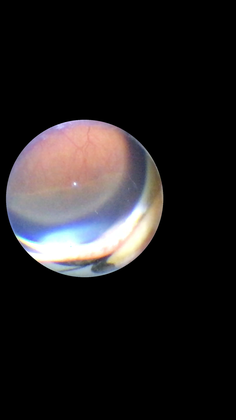
%> input picture IMG_0349_proc.png, 236 x 420 px, shrunk from 1242 x 2208 before the run
$ octave Acondicionamiento.m   (GNU Octave 9; MATLAB toolbox functions it lacks are replaced by stand-ins)
%> lines starting %> are read from the running program, lines starting %| are printed output that depends on the picture; in (x1, y1, x2, y2) boxes, pixels count from 0 and x2, y2 are one past the last pixel; in counts of white or black regions, pixels touching at a corner belong together; the program's own positions count from 1
### detectar_color.m
function [imagen] = detectar_color(original,nivel_gris)
    imagen  =  original;
    for i=1:size(imagen,1)
        for j=1:size(imagen,2)
            r = original(i,j,1);
            g = original(i,j,2);
            b = original(i,j,3);
            marg = 1;
            if (not(r<nivel_gris && r-marg<g<r+marg && r-marg<b<r+marg))
                imagen(i,j,1) = 255;
                imagen(i,j,2) = 255;
                imagen(i,j,3) = 255;
            end
        end
    end

### Acondicionamiento.m
%% === Carga del archivo
%
clc; clear all; close all;
% Cuadro de di醠ogo para abrir archivos, guarda nombre de archivo y direcci髇
[filename,pathname,~] = uigetfile('.png');
%> the answer given: IMG_0349_proc.png

% Concatena direcci髇 y nombre de archivo
file_datos = strcat(pathname,filename);

% === Imagen en RGB y en escala de grises
rgb = imread(file_datos);
%> rgb is the input picture: size 420x236x3 uint8; mean R, G, B 34.5, 31.5, 32.5
gray_image = rgb2gray(rgb);
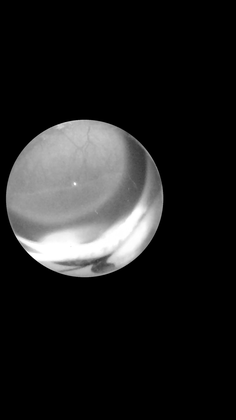
%> gray_image: size 420x236 uint8; min 0, max 255, mean 32.5
modif = detectar_color(rgb,70);
%> after the loop in detectar_color, `for i=1:size(imagen,1)`:
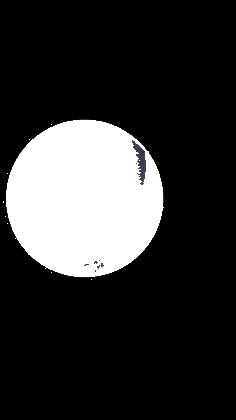
%> imagen: size 420x236x3 uint8; 18.69% of pixels changed, all inside (x1, y1, x2, y2) = (3, 120, 164, 280)

figure('Name','Imagen original')
imshow(rgb);

PSF = fspecial('gaussian',7,7);
figure('Name','Imagen deconv')

iter = 10;
luc1 = deconvlucy(rgb,PSF,iter);
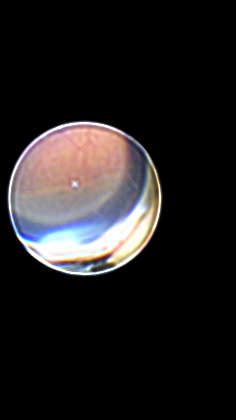
%> luc1: size 420x236x3 uint8; mean R, G, B 33.8, 30.9, 31.8
imshow(luc1)

$ run again, on IMG_1480_proc.png
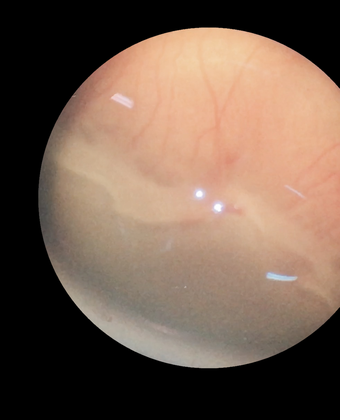
%> input picture IMG_1480_proc.png, 340 x 420 px, shrunk from 981 x 1213 before the run
%> rgb is the input picture: size 420x340x3 uint8; mean R, G, B 115.5, 93.6, 79
%> after the loop in detectar_color, `for i=1:size(imagen,1)`:
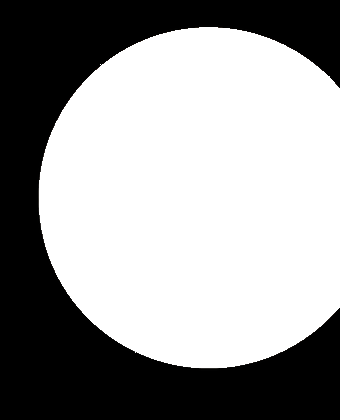
%> imagen: size 420x340x3 uint8; mean R, G, B 152.8, 152.8, 152.8
%> `luc1 = deconvlucy(rgb,PSF,iter);`:
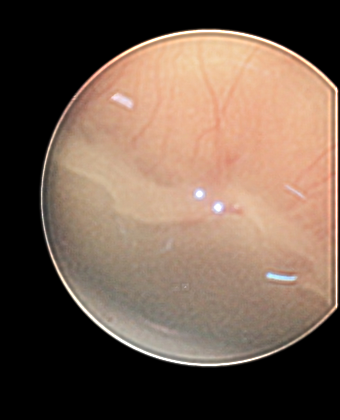
%> luc1: size 420x340x3 uint8; mean R, G, B 114.1, 93, 78.6

$ run again, on IMG_6147_proc.png
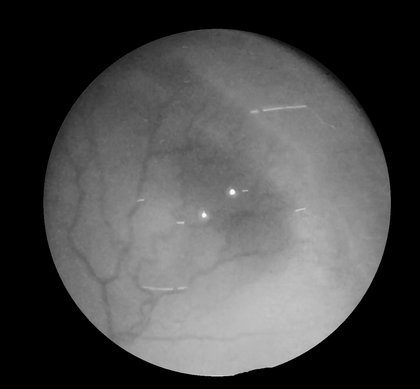
%> input picture IMG_6147_proc.png, 420 x 389 px, shrunk from 1242 x 1150 before the run
%> rgb is the input picture: size 389x420x3 uint8; min 0, max 254, mean 74.8
%> after the loop in detectar_color, `for i=1:size(imagen,1)`:
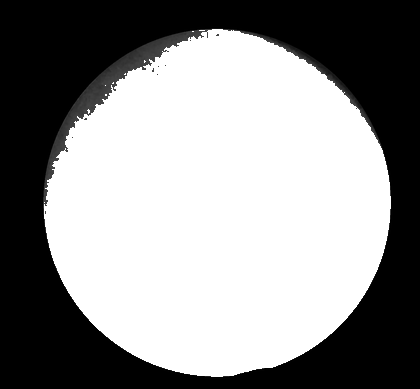
%> imagen: size 389x420x3 uint8; min 0, max 255, mean 142.9
%> `luc1 = deconvlucy(rgb,PSF,iter);`:
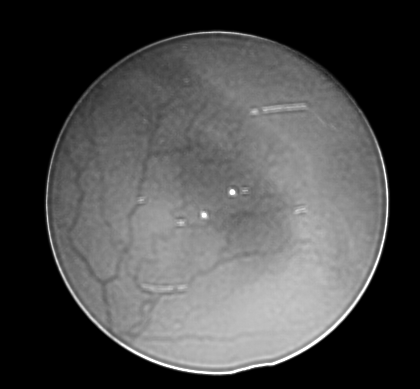
%> luc1: size 389x420x3 uint8; min 0, max 255, mean 74.6

$ run again, on IMG_6297_proc.png
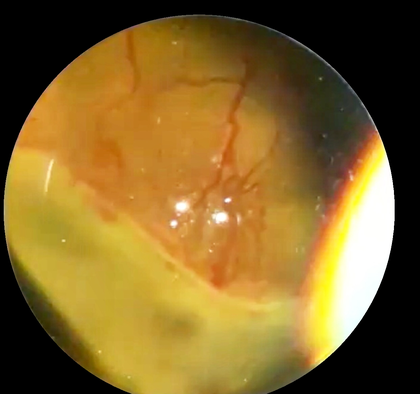
%> input picture IMG_6297_proc.png, 420 x 394 px, shrunk from 1242 x 1165 before the run
%> rgb is the input picture: size 394x420x3 uint8; mean R, G, B 130.6, 101.8, 42.5
%> after the loop in detectar_color, `for i=1:size(imagen,1)`:
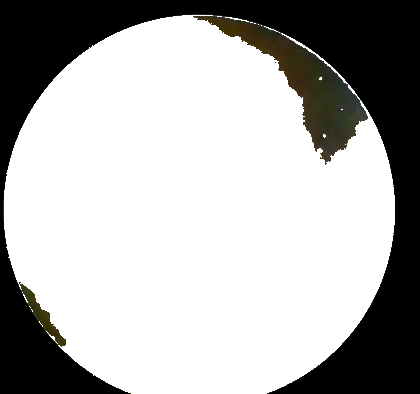
%> imagen: size 394x420x3 uint8; mean R, G, B 174.6, 174.4, 173.4
%> `luc1 = deconvlucy(rgb,PSF,iter);`:
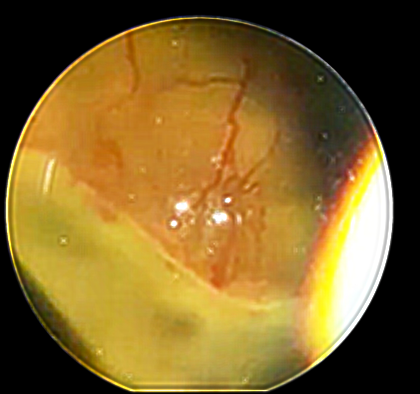
%> luc1: size 394x420x3 uint8; mean R, G, B 129.4, 100.8, 41.9
